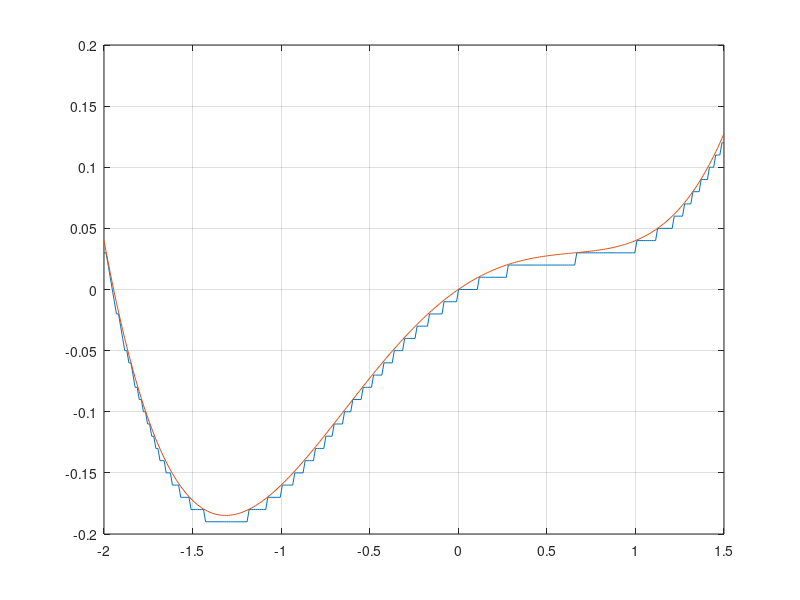

MATLAB code to generate this figure:
clear all
x=linspace(-2,1.5,300);
y=0.10*x-0.10*(x).^2+0.04*(x).^4;
yt=0.01*floor(100*y);
plot(x,yt, x,y )
grid on

fid = fopen('truncation1.dat','w');
fprintf(fid,'%12.8f  %12.8f\n', [x;  y]);
fclose(fid);
fid = fopen('truncation2.dat','w');
fprintf(fid,'%12.8f  %12.8f\n', [x;  yt]);
fclose(fid);
